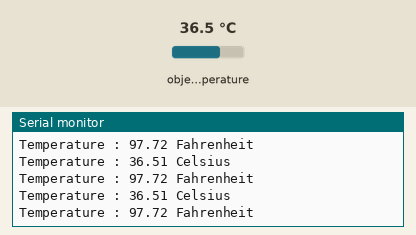
The sketch below on a simulated Arduino Uno, built with avr-gcc and run on an emulated ATmega328P. On the bench: the last lines printed to the serial monitor. The test bench sets the inputs (shaded band); at power-on: object temperature 36.5 °C.

Above: at 1.2 s.
1.3 s: object temperature set to 20 °C
At 1.83 s:
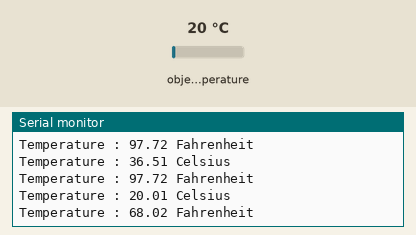
2.8 s: object temperature set to 26 °C
At 2.84 s:
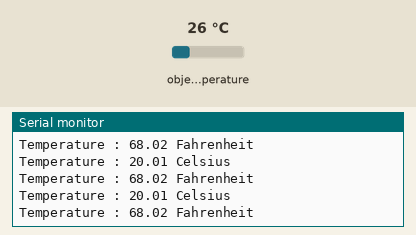
Timing chart, 0 to 5.8 s (numbered marks = the images above; inputs shaded):
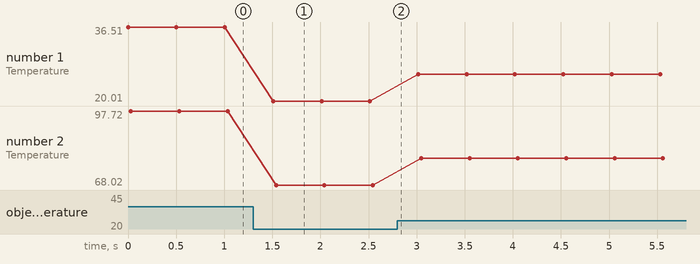

The sketch:

Code.ino
```cpp
//Sketch created by Akshay Joseph
#include <Wire.h>
#include <Adafruit_MLX90614.h>
Adafruit_MLX90614 mlx = Adafruit_MLX90614();
void setup() {
  Serial.begin(9600);
  mlx.begin();
}
void loop() {
Serial.print("Temperature : ");
Serial.print(mlx.readObjectTempC());
Serial.println(" Celsius");

Serial.print("Temperature : ");
Serial.print(mlx.readObjectTempF());
Serial.println(" Fahrenheit");

Serial.println();
delay(500);
}
```

Measured:
- after the input at 1.3 s, the serial monitor: prints a new line after 0.21 s (image 1)
- plotted number 1: 36.51 → 20.01 after the input at 1.3 s, 20.01 → 26.01 after the input at 2.8 s
- plotted number 2: 97.72 → 68.02 after the input at 1.3 s, 68.02 → 78.82 after the input at 2.8 s
